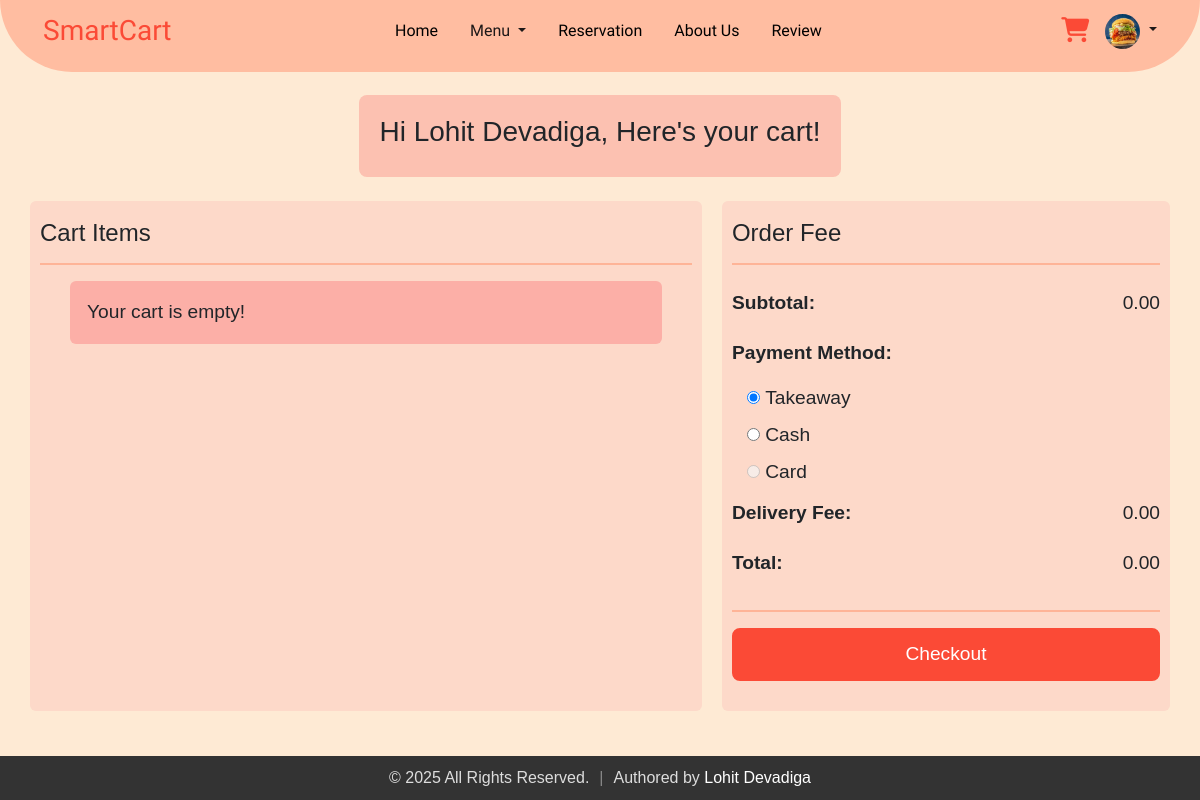
The app's page /cart.php (signed in) with its own data.
### tables this page shows
CREATE TABLE `users` (
  `email` varchar(255) NOT NULL,
  `firstName` varchar(255) NOT NULL,
  `lastName` varchar(255) NOT NULL,
  `contact` varchar(10) NOT NULL,
  `password` varchar(20) NOT NULL,
  `dateCreated` timestamp NOT NULL DEFAULT current_timestamp(),
  `profile_image` varchar(255) NOT NULL DEFAULT 'default.jpg'
);

### cart.php (the view, shortened to what this page needs)
<?php
require 'db_connection.php';
$email = $_SESSION['email'];
$stmt = $conn->prepare('SELECT * FROM users WHERE email=?');
$stmt->bind_param('s', $email);
$stmt->execute();
$result = $stmt->get_result();
$user = $result->fetch_assoc();
$stmt = $conn->prepare('SELECT * FROM cart WHERE email=?');
$stmt->bind_param('s', $email);
$stmt->execute();
$itemsResult = $stmt->get_result();
?>
<!DOCTYPE html>
<html lang="en">
<head>
  <link rel='stylesheet' href='https://cdnjs.cloudflare.com/ajax/libs/twitter-bootstrap/4.5.2/css/bootstrap.min.css' />
  <link rel='stylesheet' href='https://cdnjs.cloudflare.com/ajax/libs/font-awesome/5.9.0/css/all.min.css' />
  <link href="https://stackpath.bootstrapcdn.com/bootstrap/5.3.0/css/bootstrap.min.css" rel="stylesheet">
  <link href="https://cdn.jsdelivr.net/npm/bootstrap@5.3.3/dist/css/bootstrap.min.css" rel="stylesheet">
  <link rel="stylesheet" href="https://cdnjs.cloudflare.com/ajax/libs/font-awesome/6.2.0/css/all.min.css" />
  <link rel="stylesheet" href="cart.css" />
</head>
<body>
  <?php
  if ($_SESSION['userloggedin']) {
    include_once('nav-logged.php');
  } else {
    include_once('navbar.php');
  }
  ?>
  <div class="title mb-4">
    <h3>Hi <?php echo $user['firstName'] . " " . $user['lastName']; ?>, Here's your cart!</h3>
  </div>
  <div class="cart-details ">
    <div class="cart-items">
      <h4 class="mt-2">Cart Items</h4>
      <hr>
      <ul class="list-group">
        <?php if ($itemsResult->num_rows > 0): ?>
          <?php while ($item = $itemsResult->fetch_assoc()) : ?>
            <li class="d-flex justify-content-between align-items-center mb-3 list-group-item">
              <div class="d-flex align-items-center">
                <input type="checkbox" class="form-check-input ms-1 selection" style="width: 20px; height: 20px; border-radius: 50%; " data-price="<?= $item['price'] ?>" checked>
                <?php
                if (!empty($item['image'])) {
                  echo '<img src="uploads/' . htmlspecialchars($item['image']) . '" alt="Item Image" class="item-image ">';
                } else {
                  echo '<span>No image available</span>';
                }
                ?>
                <div class="ms-3">
                  <div class="mt-1"><?php echo $item['itemName']; ?></div>
                  <div class="quantity mt-2 mb-1">
                    <button class="minus-btn minus-quantity-btn" type="button" data-id="<?= $item['id'] ?>" data-price="<?= $item['price'] ?>" min="1">
                      <i class="fas fa-minus"></i>
                    </button>
                    <input type="text" class="itemQty" value="<?= $item['quantity'] ?>" min="1" data-id="<?= $item['id'] ?>" data-price="<?= $item['price'] ?>">
                    <button class="plus-btn plus-quantity-btn" type="button" data-id="<?= $item['id'] ?>" data-price="<?= $item['price'] ?>">
                      <i class="fas fa-plus"></i>
                    </button>
                  </div>
                </div>
              </div>
              <div class="mt-1">
                <div class="d-flex flex-row justify-content-between align-items-start quantity-price">
                  <div>
                    Rs <span class="item-price"><?= $item['price'] ?></span> x <span class="item-quantity"><?= $item['quantity'] ?></span>
                  </div>
                </div>
                <div class="d-flex flex-row justify-content-end align-items-end">
                  <span class="badge rounded-pill text-light p-2 mt-2 item-total-price" style="background-color: #fb4a36;">Rs <?= $item['total_price'] ?></span>
                </div>
              </div>
              <button class="delete-icon" data-id="<?= $item['id'] ?>">
                &times;
              </button>
            </li>
          <?php endwhile; ?>
        <?php else: ?>
          <li class="list-group-item">
            Your cart is empty!
          </li>
        <?php endif; ?>
      </ul>
    </div>
    <div class="order-summary">
      <h4 class="mt-2">Order Fee</h4>
      <hr class="mb-4">
      <div class="summary-details ">
        <p><strong>Subtotal:</strong></p>
        <p> <span id="subtotal">0</span></p>
      </div>
      <div class="summary-details payment">
        <p><strong>Payment Method:</strong></p>
        <div>
          <input type="radio" id="takeaway" name="payment_mode" value="Takeaway" checked>
          <label for="Takeaway">Takeaway</label>
        </div>
        <div>
          <input type="radio" id="cash" name="payment_mode" value="Cash">
          <label for="Cash">Cash</label>
        </div>
        <div>
          <input type="radio" id="card" name="payment_mode" value="Card" disabled style="cursor: not-allowed;">
          <label for="Card">Card</label>
        </div>
      </div>
      <div class="summary-details">
        <p><strong>Delivery Fee: </strong></p>
        <p> <span id="delivery-fee">0</span></p>
      </div>
      <div class="summary-details mb-3">
        <p><strong>Total:</strong></p>
        <p><span id="total">0</span></p>
      </div>
      <hr>
      <form id="checkout-form" action="order_review.php" method="post">
        <button type="button" id="checkout-button">Checkout</button>
      </form>
    </div>
  </div>
</body>
</html>

### nav-logged.php (shortened to what this page needs)
<?php
include 'db_connection.php';
$useremail = isset($_SESSION['email']) ? $_SESSION['email'] : '';
function get_UserInfo($email)
{
  global $conn;
  $stmt = $conn->prepare("SELECT  profile_image FROM users WHERE email = ?");
  $stmt->bind_param("s", $email);
  $stmt->execute();
  $stmt->bind_result($profile_image);
  return [
    'profile_image' => $profile_image ?: 'default.jpg'
  ];
}
$userinfo = get_UserInfo($useremail);
?>
<!DOCTYPE html>
<html lang="en">
<head>
  <link href="https://cdn.jsdelivr.net/npm/bootstrap@5.3.3/dist/css/bootstrap.min.css" rel="stylesheet" />
  <link rel="stylesheet" href="https://cdnjs.cloudflare.com/ajax/libs/font-awesome/6.2.0/css/all.min.css" />
</head>
<body>
  <?php
  $current_page = basename($_SERVER['PHP_SELF']);
  ?>
  <div>
    <nav class="navbar navbar-expand-md fixed-top">
      <div class="container-fluid nav-container">
        <a class="navbar-brand me-auto logo" href="index.php">SmartCart</a>
        <div class="offcanvas offcanvas-end" tabindex="-1" id="offcanvasNavbar" aria-labelledby="offcanvasNavbarLabel">
          <div class="offcanvas-body text-center">
            <ul class="navbar-nav justify-content-center flex-grow-1 pe-3">
              <li class="nav-item">
                <a class="nav-link mx-lg-2 <?php echo $current_page == 'index.php' ? 'active' : ''; ?>" aria-current="page" href="index.php">Home</a>
              </li>
              <li class="nav-item dropdown">
                <a class="nav-link dropdown-toggle mx-lg-2 <?php echo $current_page == 'menu.php' ? 'active' : ''; ?>" href="menu.php" role="button" aria-haspopup="true" aria-expanded="false">
                  Menu
                </a>
              </li>
              <li class="nav-item">
                <a class="nav-link mx-lg-2 <?php echo $current_page == 'index.php#Reservation' ? 'active' : ''; ?>" href="index.php#Reservation">Reservation</a>
              </li>
              <li class="nav-item">
                <a class="nav-link mx-lg-2 <?php echo $current_page == 'index.php#About-Us' ? 'active' : ''; ?>" href="index.php#About-Us">About Us</a>
              </li>
              <li class="nav-item">
                <a class="nav-link mx-lg-2 <?php echo $current_page == '#review' ? 'active' : ''; ?>" href="#review">Review</a>
              </li>
            </ul>
          </div>
        </div>
        <a class="nav-link cart <?php echo $current_page == 'cart.php' ? 'active' : ''; ?>" href="cart.php"><i class="fas fa-shopping-cart"></i>
          <span id="cart-item" class="badge badge-danger"></span></a>
        <li class="nav-item dropdown ms-3" style="list-style: none; ">
          <a href="#" class="dropdown-toggle" id="profileDropdown" data-toggle="dropdown" aria-haspopup="true" aria-expanded="false">
            <img src="uploads/<?php echo htmlspecialchars($userinfo['profile_image']); ?>" alt="Profile Picture" class="nav-profile">
          </a>
        </li>
      </div>
    </nav>
  </div>
</body>
</html>

### cart.css (style rules this page uses)
* { margin: 0; padding: 0; }
body { background: #feead4; padding-top: 95px; }
.cart-details { display: flex; justify-content: space-between; gap: 20px; margin-bottom: 80px; margin-left: 30px; margin-right: 30px; }
.cart-items { flex: 60%; border-radius: 6px; background-color: #fdd9c9; padding: 10px; }
.order-summary { flex: 40%; background-color: #fdd9c9; padding: 10px; border-radius: 6px; height: 510px; }
.cart-items .list-group-item { display: flex; justify-content: space-between; align-items: center; position: relative; }
.list-group li { border: none; padding: 17px; background: #fcafa7; border-radius: 5px; margin-left: 30px; margin-right: 30px; font-size: 1.2rem; }
.summary-details { display: flex; justify-content: space-between; margin-bottom: 5px; font-size: 1.2rem; }
.cart-details hr { border: 1px solid orangered; }
.summary-details strong { font-weight: 600; }
.payment { display: flex; flex-direction: column; }
.payment input { margin-left: 15px ; }
.order-summary button { background-color: #fb4a36; color: white; border: 2px solid #fb4a36; padding: 10px; cursor: pointer; border-radius: 8px; transition: all 0.3s ease; font-size: 1.2rem; width: 100%; }
.title { display: flex; align-items: center; text-align: center; background-color: #fcc1b1; padding: 20px; border-radius: 8px; margin: 0 auto; max-width: fit-content; }

### nav-logged.php (style rules this page uses)
* { margin: 0; padding: 0; }
body { background-color: #feead4; font-family: "Poppins", sans-serif; font-weight: 300; font-style: normal; }
a { color: white; text-decoration: none; }
.navbar-brand, .offcanvas-header { color: #fb4a36; font-family: "Chewy", system-ui; font-optical-sizing: auto; font-weight: 500; font-style: normal; font-size: 28px; }
.nav-container { margin-right: 30px; margin-left: 30px; padding-bottom: 15px; padding-right: 13px; padding-left: 13px; }
.nav-link { color: black; font-weight: 500; transition: 0.3s color ease; font-family: "Lexend", sans-serif; font-optical-sizing: auto; font-weight: 480; font-style: light; }
.dropdown-toggle { color: #1d1818; text-decoration: none; transition: color 0.3s ease; }
.nav-link:hover, .nav-link.active { color: #fb4a36; }
.navbar { border-bottom-left-radius: 80px; border-bottom-right-radius: 80px; padding: 5px 0px 0px 0px; background-color: #ffbda1; }
.cart { color: green; font-size: 25px; cursor: pointer; }
.nav-profile { width: 35px; height: 35px; border-radius: 50%; object-fit: cover; }
.offcanvas-body { background: #ffbda1; }
.navbar .active { color: #fb4a36; font-weight: 700; }

### records on screen
users: profile_image (picture), firstName "Lohit", lastName "Devadiga"
